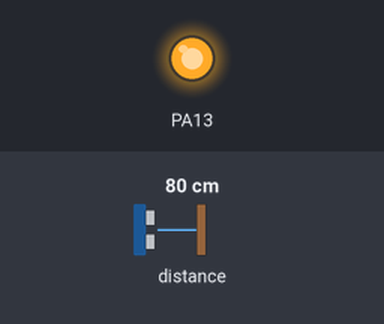
Simulated run of this sketch. Board: STM32 Blue Pill. Shown: output pins drawn as LEDs (lit = HIGH). The inputs (shaded band) are chosen by the test bench; at power-on: distance to the obstacle 80 cm. The echo pulse lasts 58.3 µs per cm; pins used as bus, display or sensor lines are not drawn.

Above: at 0.1 s.
Timing chart, 0 to 1.6 s (numbered marks = the images above):
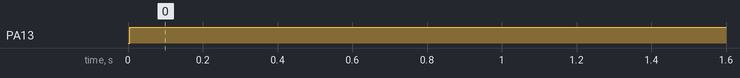

Measured:
- by itself, PA13: LOW → HIGH at 0.01 s

The sketch:

51_Ultrasonic_sensor_STM32.ino
```cpp
void setup() {
  pinMode(PA1, OUTPUT);
  pinMode(PA0, INPUT);
  pinMode(PA13, OUTPUT);
}

void loop() {
  long duration, inches, cm;
  digitalWrite(PA13, LOW);
  digitalWrite(PA1, LOW);
  delayMicroseconds(2);
  digitalWrite(PA1, HIGH);
  delayMicroseconds(5);
  digitalWrite(PA1, LOW);

  duration = pulseIn(PA0, HIGH);

  inches = duration /74/2;
  cm = duration /29/2;
  digitalWrite(PA13, HIGH);
  delay(cm*100);
  delay(100);
}
```
